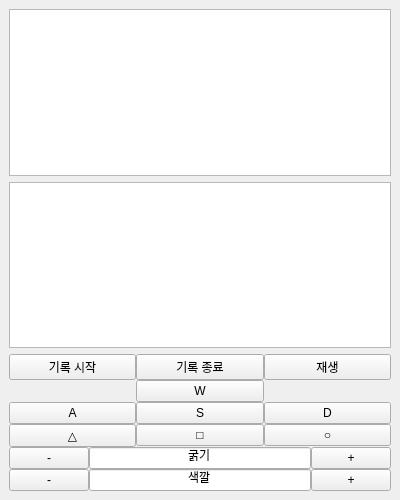
<?xml version="1.0" encoding="UTF-8"?>
<ui version="4.0">
 <class>MainWindowDesign</class>
 <widget class="QMainWindow" name="MainWindowDesign">
  <property name="geometry">
   <rect>
    <x>0</x>
    <y>0</y>
    <width>400</width>
    <height>500</height>
   </rect>
  </property>
  <property name="windowTitle">
   <string>QRosApp</string>
  </property>
  <property name="windowIcon">
   <iconset resource="../resources/images.qrc">
    <normaloff>:/images/icon.png</normaloff>:/images/icon.png</iconset>
  </property>
  <property name="locale">
   <locale language="English" country="Australia"/>
  </property>
  <widget class="QWidget" name="centralwidget">
   <layout class="QHBoxLayout" name="horizontalLayout_7">
    <item>
     <layout class="QGridLayout" name="gridLayout" rowstretch="5,5,1">
      <property name="bottomMargin">
       <number>0</number>
      </property>
      <property name="horizontalSpacing">
       <number>0</number>
      </property>
      <item row="2" column="0">
       <layout class="QVBoxLayout" name="verticalLayout">
        <item>
         <layout class="QHBoxLayout" name="horizontalLayout_6">
          <item>
           <widget class="QPushButton" name="recodeStartButton">
            <property name="text">
             <string>기록 시작</string>
            </property>
           </widget>
          </item>
          <item>
           <widget class="QPushButton" name="recodeStopButton">
            <property name="text">
             <string>기록 종료</string>
            </property>
           </widget>
          </item>
          <item>
           <widget class="QPushButton" name="playRecodeButton">
            <property name="text">
             <string>재생</string>
            </property>
           </widget>
          </item>
         </layout>
        </item>
        <item>
         <layout class="QHBoxLayout" name="horizontalLayout_2">
          <item>
           <widget class="QWidget" name="widget" native="true"/>
          </item>
          <item>
           <widget class="QPushButton" name="wButton">
            <property name="text">
             <string>W</string>
            </property>
           </widget>
          </item>
          <item>
           <widget class="QWidget" name="widget_2" native="true"/>
          </item>
         </layout>
        </item>
        <item>
         <layout class="QHBoxLayout" name="horizontalLayout">
          <item>
           <widget class="QPushButton" name="aButton">
            <property name="text">
             <string>A</string>
            </property>
           </widget>
          </item>
          <item>
           <widget class="QPushButton" name="sButton">
            <property name="text">
             <string>S</string>
            </property>
           </widget>
          </item>
          <item>
           <widget class="QPushButton" name="dButton">
            <property name="text">
             <string>D</string>
            </property>
           </widget>
          </item>
         </layout>
        </item>
        <item>
         <layout class="QHBoxLayout" name="horizontalLayout_3">
          <item>
           <widget class="QPushButton" name="triangleButton">
            <property name="text">
             <string>△</string>
            </property>
           </widget>
          </item>
          <item>
           <widget class="QPushButton" name="squareButton">
            <property name="text">
             <string>□</string>
            </property>
           </widget>
          </item>
          <item>
           <widget class="QPushButton" name="circleButton">
            <property name="text">
             <string>○</string>
            </property>
           </widget>
          </item>
         </layout>
        </item>
        <item>
         <layout class="QHBoxLayout" name="horizontalLayout_4">
          <item>
           <widget class="QPushButton" name="thicknessButton_minus">
            <property name="text">
             <string>-</string>
            </property>
           </widget>
          </item>
          <item>
           <widget class="QLineEdit" name="thickLine">
            <property name="whatsThis">
             <string/>
            </property>
            <property name="text">
             <string>굵기</string>
            </property>
            <property name="alignment">
             <set>Qt::AlignCenter</set>
            </property>
            <property name="readOnly">
             <bool>true</bool>
            </property>
           </widget>
          </item>
          <item>
           <widget class="QPushButton" name="thicknessButton_plus">
            <property name="text">
             <string>+</string>
            </property>
           </widget>
          </item>
         </layout>
        </item>
        <item>
         <layout class="QHBoxLayout" name="horizontalLayout_5">
          <item>
           <widget class="QPushButton" name="colorButton_minus">
            <property name="text">
             <string>-</string>
            </property>
           </widget>
          </item>
          <item>
           <widget class="QLineEdit" name="colorLine">
            <property name="whatsThis">
             <string/>
            </property>
            <property name="text">
             <string>색깔</string>
            </property>
            <property name="alignment">
             <set>Qt::AlignCenter</set>
            </property>
            <property name="readOnly">
             <bool>true</bool>
            </property>
           </widget>
          </item>
          <item>
           <widget class="QPushButton" name="colorButton_plus">
            <property name="text">
             <string>+</string>
            </property>
           </widget>
          </item>
         </layout>
        </item>
       </layout>
      </item>
      <item row="0" column="0">
       <widget class="QTextBrowser" name="textBrowser"/>
      </item>
      <item row="1" column="0">
       <widget class="QTextBrowser" name="textBrowser_2"/>
      </item>
     </layout>
    </item>
   </layout>
  </widget>
  <action name="action_Quit">
   <property name="text">
    <string>&amp;Quit</string>
   </property>
   <property name="shortcut">
    <string>Ctrl+Q</string>
   </property>
   <property name="shortcutContext">
    <enum>Qt::ApplicationShortcut</enum>
   </property>
  </action>
  <action name="action_Preferences">
   <property name="text">
    <string>&amp;Preferences</string>
   </property>
  </action>
  <action name="actionAbout">
   <property name="text">
    <string>&amp;About</string>
   </property>
  </action>
  <action name="actionAbout_Qt">
   <property name="text">
    <string>About &amp;Qt</string>
   </property>
  </action>
 </widget>
 <resources>
  <include location="../resources/images.qrc"/>
 </resources>
 <connections>
  <connection>
   <sender>action_Quit</sender>
   <signal>triggered()</signal>
   <receiver>MainWindowDesign</receiver>
   <slot>close()</slot>
   <hints>
    <hint type="sourcelabel">
     <x>-1</x>
     <y>-1</y>
    </hint>
    <hint type="destinationlabel">
     <x>399</x>
     <y>299</y>
    </hint>
   </hints>
  </connection>
 </connections>
</ui>
